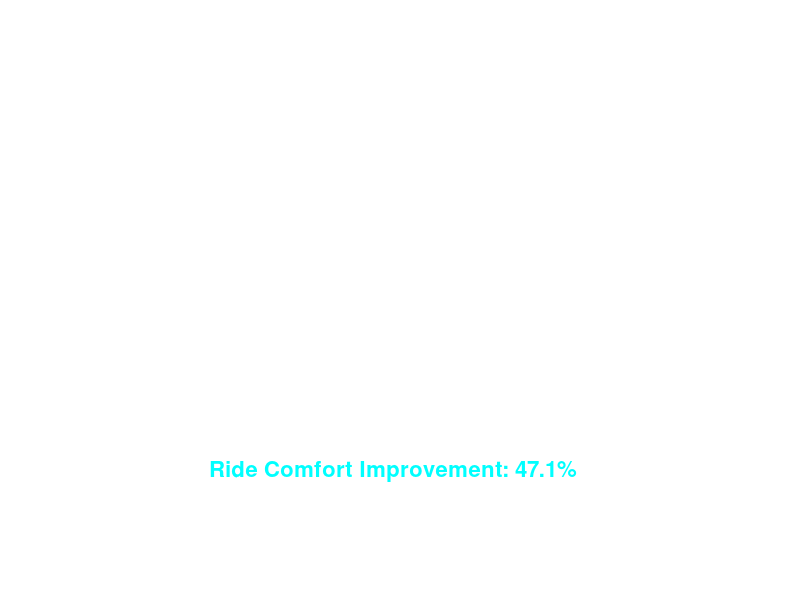

Recreate this plot in MATLAB.
clear; clc; close all;

%% =====================================
% SYSTEM PARAMETERS
%% =====================================

m = 150;

% Without Controller
k_p = 400;
b_p = 5;

% PD Controller
Kp = 18000;
Kd = 2500;

%% =====================================
% SIMULATION SETTINGS
%% =====================================

tspan = 0:0.01:7;

velocity = 0.75;

bump_trigger_start = 1.5;
bump_trigger_end   = 2.0;

% Road Profile
road = @(x) (x >= bump_trigger_start && ...
             x <= bump_trigger_end) * 0.2;

%% =====================================
% SYSTEM EQUATIONS
%% =====================================

% Without Controller
p_ode = @(t, y) ...
    [y(2);
    (-k_p*(y(1)-road(velocity*t)) ...
    - b_p*y(2))/m];

% With PD Controller
a_ode = @(t, y) ...
    [y(2);
    (-Kp*(y(1)-road(velocity*t)) ...
    - Kd*y(2))/m];

%% =====================================
% SOLVE SYSTEMS
%% =====================================

[t, out_p] = ode45(p_ode, tspan, [0; 0]);

[t, out_a] = ode45(a_ode, tspan, [0; 0]);

%% =====================================
% PERFORMANCE METRICS
%% =====================================

% Peak Oscillation
peak_without = max(abs(out_p(:,1)));

peak_with = max(abs(out_a(:,1)));

% 2% Settling Thresholds
threshold1 = 0.02 * peak_without;

threshold2 = 0.02 * peak_with;

% Settling Times
idx1 = find(abs(out_p(:,1)) > threshold1, ...
            1, 'last');

settling_without = t(idx1);

idx2 = find(abs(out_a(:,1)) > threshold2, ...
            1, 'last');

settling_with = t(idx2);

% Vibration Reduction Index
comfort_index = ...
    (1 - rms(out_a(:,1)) ...
    / rms(out_p(:,1))) * 100;

comfort_index = abs(comfort_index);

%% =====================================
% DASHBOARD WINDOW
%% =====================================

figure('Color','k',...
       'Position',[200 100 950 550]);

axis off

title('ACTIVE SUSPENSION PERFORMANCE DASHBOARD',...
      'Color','w',...
      'FontSize',18,...
      'FontWeight','bold')

%% =====================================
% TABLE CONTENT
%% =====================================

data = {

'Peak Oscillation', ...
num2str(peak_without,'%.3f'), ...
num2str(peak_with,'%.3f');

'Settling Time (s)', ...
num2str(settling_without,'%.2f'), ...
num2str(settling_with,'%.2f');

'Ride Stability', ...
'Poor', ...
'Excellent';

'Vibration Reduction Index (%)', ...
'-', ...
num2str(comfort_index,'%.1f')

};

column_names = ...
{'Parameter', ...
 'Without Controller', ...
 'With Controller'};

%% =====================================
% CREATE TABLE
%% =====================================

uitable('Data',data,...
        'ColumnName',column_names,...
        'Position',[90 140 760 260],...
        'FontSize',12);

%% =====================================
% FINAL TEXT
%% =====================================

text(0.17,0.13,...
    ['Ride Comfort Improvement: ', ...
    num2str(comfort_index,'%.1f'), '%'],...
    'Color','cyan',...
    'FontSize',16,...
    'FontWeight','bold')

text(0.17,0.06,...
    'Adaptive Active Suspension Improved Vehicle Stability',...
    'Color','w',...
    'FontSize',14)
